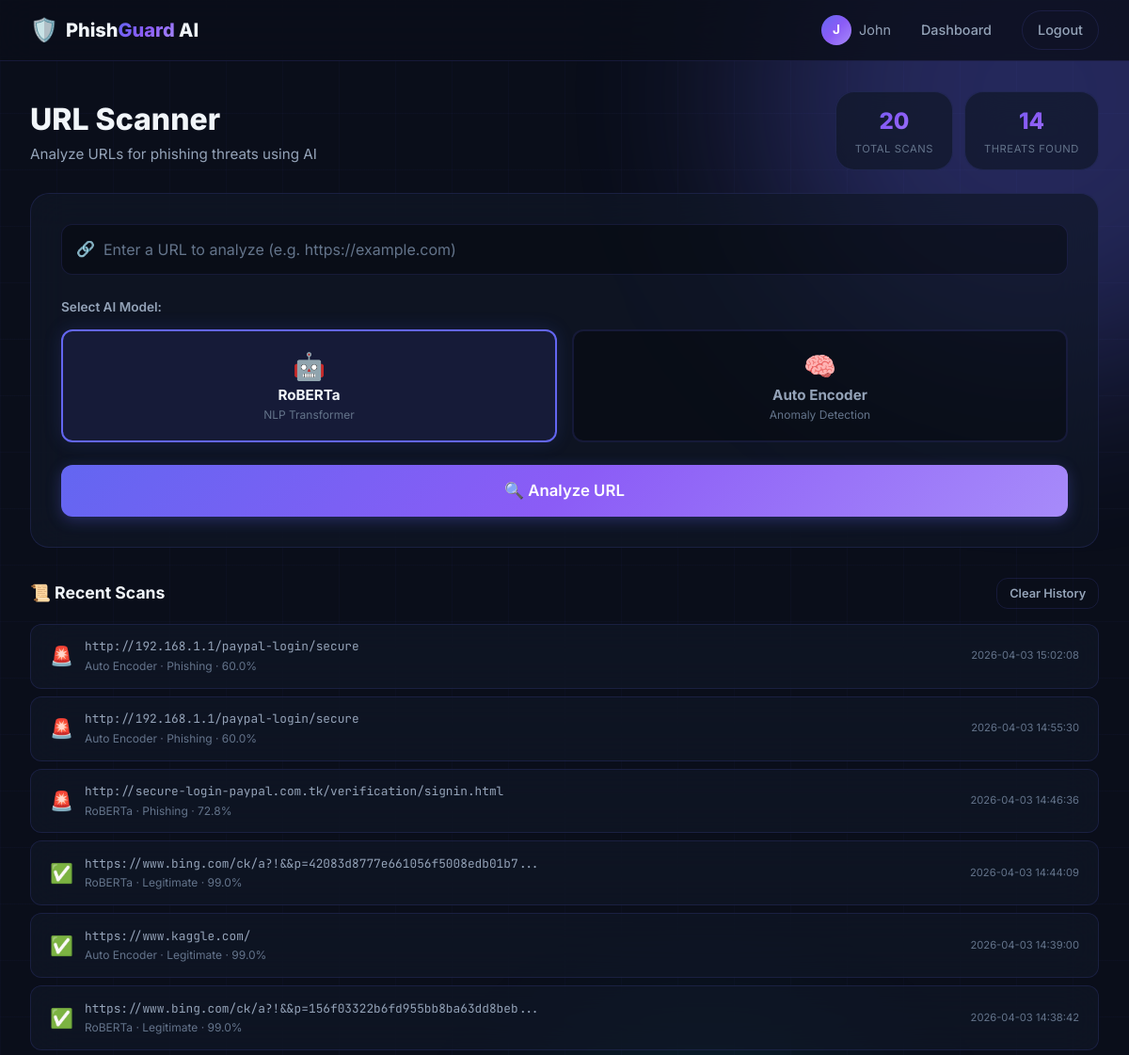
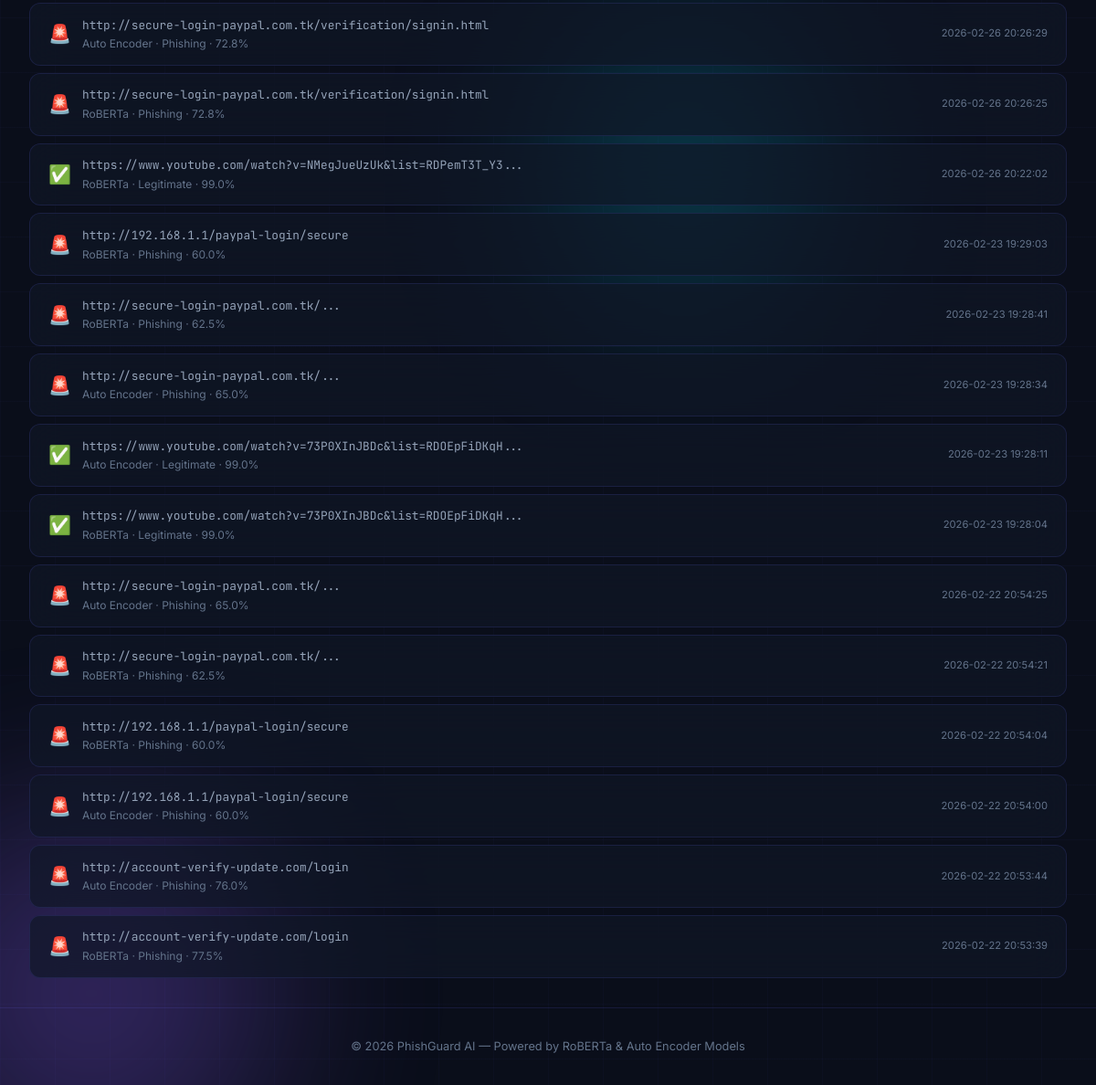
/dashboard (signed in), run on the app's committed database (2 pictures, top to bottom).
### tables this page shows
CREATE TABLE users (
            id INTEGER PRIMARY KEY AUTOINCREMENT,
            username TEXT UNIQUE NOT NULL,
            email TEXT UNIQUE NOT NULL,
            password_hash TEXT NOT NULL,
            created_at TIMESTAMP DEFAULT CURRENT_TIMESTAMP
        );

CREATE TABLE analysis_history (
            id INTEGER PRIMARY KEY AUTOINCREMENT,
            user_id INTEGER NOT NULL,
            url TEXT NOT NULL,
            model TEXT NOT NULL,
            prediction TEXT NOT NULL,
            confidence REAL NOT NULL,
            risk_score REAL NOT NULL,
            analyzed_at TIMESTAMP DEFAULT CURRENT_TIMESTAMP,
            FOREIGN KEY (user_id) REFERENCES users (id)
        );

### app.py (the view)
@app.route('/dashboard')
@login_required
def dashboard():
    user = get_current_user()
    db = get_db()
    history = db.execute(
        'SELECT * FROM analysis_history WHERE user_id = ? ORDER BY analyzed_at DESC LIMIT 20',
        (session['user_id'],)
    ).fetchall()
    return render_template('dashboard.html', user=user, history=history)

### app.py (called while the page is built)
def get_db():
    if 'db' not in g:
        g.db = sqlite3.connect(app.config['DATABASE'])
        g.db.row_factory = sqlite3.Row
    return g.db

def login_required(f):
    @wraps(f)
    def decorated_function(*args, **kwargs):
        if 'user_id' not in session:
            flash('Please log in to access this page.', 'warning')
            return redirect(url_for('login'))
        return f(*args, **kwargs)
    return decorated_function

def get_current_user():
    if 'user_id' in session:
        db = get_db()
        user = db.execute('SELECT * FROM users WHERE id = ?', (session['user_id'],)).fetchone()
        return user
    return None

### templates/dashboard.html (shortened to what this page needs)
{% extends "base.html" %}
{% block content %}
<div class="dashboard">
    <div class="dash-header">
        <div>
            <h1 class="dash-title">URL Scanner</h1>
            <p class="dash-subtitle">Analyze URLs for phishing threats using AI</p>
        </div>
        <div class="dash-stats-mini">
            <div class="stat-mini glass-card">
                <span class="stat-mini-value" id="totalScans">{{ history|length }}</span>
                <span class="stat-mini-label">Total Scans</span>
            </div>
            <div class="stat-mini glass-card">
                <span class="stat-mini-value" id="threatsFound">{{ history|selectattr('prediction', 'equalto',
                    'Phishing')|list|length }}</span>
                <span class="stat-mini-label">Threats Found</span>
            </div>
        </div>
    </div>
    <div class="analysis-panel glass-card">
        <div class="url-input-group">
            <div class="input-wrapper input-wrapper-lg">
                <span class="input-icon">🔗</span>
                <input type="url" id="urlInput" placeholder="Enter a URL to analyze (e.g. https://example.com)"
                    autocomplete="off">
            </div>
        </div>
        <div class="model-selector">
            <p class="model-label">Select AI Model:</p>
            <div class="model-buttons">
                <button class="model-btn model-btn-active" id="btnRoberta" data-model="roberta"
                    onclick="selectModel('roberta')">
                    <span class="model-icon">🤖</span>
                    <span class="model-name">RoBERTa</span>
                    <span class="model-desc">NLP Transformer</span>
                </button>
                <button class="model-btn" id="btnAutoencoder" data-model="autoencoder"
                    onclick="selectModel('autoencoder')">
                    <span class="model-icon">🧠</span>
                    <span class="model-name">Auto Encoder</span>
                    <span class="model-desc">Anomaly Detection</span>
                </button>
            </div>
        </div>
        <button class="btn btn-primary btn-lg btn-analyze" id="analyzeBtn" onclick="analyzeURL()">
            <span class="btn-content">
                <span class="btn-text">🔍 Analyze URL</span>
            </span>
        </button>
    </div>
    <div class="history-panel">
        <div class="history-header">
            <h3>📜 Recent Scans</h3>
            {% if history %}
            <button class="btn btn-ghost btn-sm" onclick="clearHistory()">Clear History</button>
            {% endif %}
        </div>
        <div class="history-list" id="historyList">
            {% if history %}
            {% for item in history %}
            <div class="history-item glass-card" onclick="analyzeFromHistory('{{ item.url }}', '{{ item.model }}')">
                <div class="history-item-main">
                    <span
                        class="history-icon {% if item.prediction == 'Phishing' %}history-danger{% else %}history-safe{% endif %}">
                        {% if item.prediction == 'Phishing' %}🚨{% else %}✅{% endif %}
                    </span>
                    <div class="history-details">
                        <span class="history-url">{{ item.url[:60] }}{% if item.url|length > 60 %}...{% endif %}</span>
                        <span class="history-meta">{{ item.model }} · {{ item.prediction }} · {{ (item.confidence *
                            100)|round(1) }}%</span>
                    </div>
                </div>
                <span class="history-time">{{ item.analyzed_at }}</span>
            </div>
            {% endfor %}
            {% else %}
            <div class="history-empty">
                <span class="history-empty-icon">🔍</span>
                <p>No scans yet. Analyze your first URL above!</p>
            </div>
            {% endif %}
        </div>
    </div>
</div>
{% endblock %}

### templates/base.html (shortened to what this page needs)
<!DOCTYPE html>
<html lang="en">
<head>
    <link rel="stylesheet" href="{{ url_for('static', filename='css/style.css') }}">
</head>
<body>
    <div class="bg-grid"></div>
    <div class="bg-glow bg-glow-1"></div>
    <div class="bg-glow bg-glow-2"></div>
    <div class="bg-glow bg-glow-3"></div>
    <nav class="navbar">
        <div class="nav-container">
            <a href="{{ url_for('index') }}" class="nav-logo">
                <span class="logo-icon">🛡️</span>
                <span class="logo-text">Phish<span class="logo-accent">Guard</span> AI</span>
            </a>
            <div class="nav-links">
                {% if session.get('user_id') %}
                <span class="nav-user">
                    <span class="user-avatar">{{ session.username[0]|upper }}</span>
                    {{ session.username }}
                </span>
                <a href="{{ url_for('dashboard') }}" class="nav-link">Dashboard</a>
                <a href="{{ url_for('logout') }}" class="nav-link nav-link-outline">Logout</a>
                {% else %}
                <a href="{{ url_for('login') }}" class="nav-link">Login</a>
                <a href="{{ url_for('register') }}" class="nav-link nav-link-primary">Get Started</a>
                {% endif %}
            </div>
        </div>
    </nav>
    <main class="main-content">
        {% block content %}{% endblock %}
    </main>
    <footer class="footer">
        <p>&copy; 2026 PhishGuard AI — Powered by RoBERTa & Auto Encoder Models</p>
    </footer>
</body>
</html>

### data on the page
users: username "John"
analysis_history: url "http://192.168.1.1/paypal-login/secure", model "Auto Encoder", prediction "Phishing", (item.confidence*100)|round(1) "60.0", analyzed_at "2026-04-03 15:02:08"
analysis_history: url "http://192.168.1.1/paypal-login/secure", model "Auto Encoder", prediction "Phishing", (item.confidence*100)|round(1) "60.0", analyzed_at "2026-04-03 14:55:30"
analysis_history: url "http://secure-login-paypal.com.tk/verification/signin.html", model "RoBERTa", prediction "Phishing", (item.confidence*100)|round(1) "72.8", analyzed_at "2026-04-03 14:46:36"
analysis_history: url "https://www.bing.com/ck/a?!&&p=42083d8777e661056f5008edb01b7", model "RoBERTa", prediction "Legitimate", (item.confidence*100)|round(1) "99.0", analyzed_at "2026-04-03 14:44:09"
analysis_history: url "https://www.kaggle.com/", model "Auto Encoder", prediction "Legitimate", (item.confidence*100)|round(1) "99.0", analyzed_at "2026-04-03 14:39:00"
analysis_history: url "https://www.bing.com/ck/a?!&&p=156f03322b6fd955bb8ba63dd8beb", model "RoBERTa", prediction "Legitimate", (item.confidence*100)|round(1) "99.0", analyzed_at "2026-04-03 14:38:42"
analysis_history: url "http://secure-login-paypal.com.tk/verification/signin.html", model "Auto Encoder", prediction "Phishing", (item.confidence*100)|round(1) "72.8", analyzed_at "2026-02-26 20:26:29"
analysis_history: url "http://secure-login-paypal.com.tk/verification/signin.html", model "RoBERTa", prediction "Phishing", (item.confidence*100)|round(1) "72.8", analyzed_at "2026-02-26 20:26:25"
analysis_history: url "https://www.youtube.com/watch?v=NMegJueUzUk&list=RDPemT3T_Y3", model "RoBERTa", prediction "Legitimate", (item.confidence*100)|round(1) "99.0", analyzed_at "2026-02-26 20:22:02"
analysis_history: url "http://192.168.1.1/paypal-login/secure", model "RoBERTa", prediction "Phishing", (item.confidence*100)|round(1) "60.0", analyzed_at "2026-02-23 19:29:03"
analysis_history: url "http://secure-login-paypal.com.tk/...", model "RoBERTa", prediction "Phishing", (item.confidence*100)|round(1) "62.5", analyzed_at "2026-02-23 19:28:41"
analysis_history: url "http://secure-login-paypal.com.tk/...", model "Auto Encoder", prediction "Phishing", (item.confidence*100)|round(1) "65.0", analyzed_at "2026-02-23 19:28:34"
analysis_history: url "https://www.youtube.com/watch?v=73P0XInJBDc&list=RDOEpFiDKqH", model "Auto Encoder", prediction "Legitimate", (item.confidence*100)|round(1) "99.0", analyzed_at "2026-02-23 19:28:11"
analysis_history: url "https://www.youtube.com/watch?v=73P0XInJBDc&list=RDOEpFiDKqH", model "RoBERTa", prediction "Legitimate", (item.confidence*100)|round(1) "99.0", analyzed_at "2026-02-23 19:28:04"
analysis_history: url "http://secure-login-paypal.com.tk/...", model "Auto Encoder", prediction "Phishing", (item.confidence*100)|round(1) "65.0", analyzed_at "2026-02-22 20:54:25"
analysis_history: url "http://secure-login-paypal.com.tk/...", model "RoBERTa", prediction "Phishing", (item.confidence*100)|round(1) "62.5", analyzed_at "2026-02-22 20:54:21"
analysis_history: url "http://192.168.1.1/paypal-login/secure", model "RoBERTa", prediction "Phishing", (item.confidence*100)|round(1) "60.0", analyzed_at "2026-02-22 20:54:04"
analysis_history: url "http://192.168.1.1/paypal-login/secure", model "Auto Encoder", prediction "Phishing", (item.confidence*100)|round(1) "60.0", analyzed_at "2026-02-22 20:54:00"
analysis_history: url "http://account-verify-update.com/login", model "Auto Encoder", prediction "Phishing", (item.confidence*100)|round(1) "76.0", analyzed_at "2026-02-22 20:53:44"
analysis_history: url "http://account-verify-update.com/login", model "RoBERTa", prediction "Phishing", (item.confidence*100)|round(1) "77.5", analyzed_at "2026-02-22 20:53:39"

### other printed values
{{ session.username[0]|upper }} "J"
{{ history|length }} "20"
